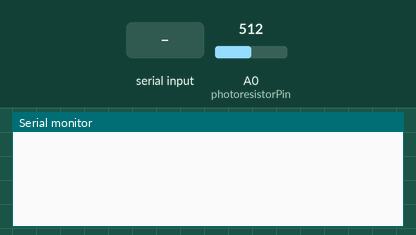
A sketch run on a simulated Arduino Uno, built with avr-gcc and run on an emulated ATmega328P. On the bench: the last lines printed to the serial monitor. The test bench sets the inputs (shaded band); at power-on: A0 (photoresistorPin) = 512.

Above: at 1.2 s.
1.3 s: "p" received over Serial
At 1.7 s:
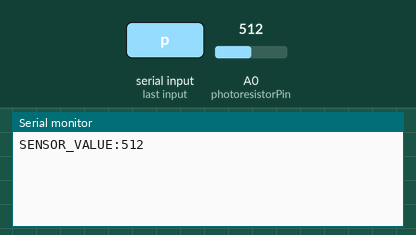
2.8 s: "s" received over Serial
At 3.4 s:
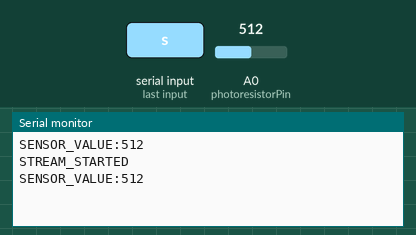

The sketch:

sensor_mcu.ino
```cpp
const int photoresistorPin = A0;
bool isStreaming = false;
unsigned long previousMillis = 0;
const long streamInterval = 2000; // Интервал потоковой передачи 2 секунды

void setup() {
  Serial.begin(9600);
  pinMode(photoresistorPin, INPUT);
}

void loop() {
  // Обработка входящих команд
  if (Serial.available() > 0) {
    char cmd = Serial.read();
    if (cmd == 'p') {
      isStreaming = false; // Останавливаем поток, если он был активен
      sendSensorValue();
    } else if (cmd == 's') {
      isStreaming = true;
      Serial.println("STREAM_STARTED");
    }
  }

  // Логика потоковой передачи
  if (isStreaming) {
    unsigned long currentMillis = millis();
    if (currentMillis - previousMillis >= streamInterval) {
      previousMillis = currentMillis;
      sendSensorValue();
    }
  }
}

void sendSensorValue() {
  int sensorValue = analogRead(photoresistorPin);
  Serial.print("SENSOR_VALUE:");
  Serial.println(sensorValue);
}
```

Measured:
- after the input at 1.3 s, the serial monitor: prints a new line at once (image 1)
- after the input at 2.8 s, the serial monitor: prints a new line at once (image 2)
